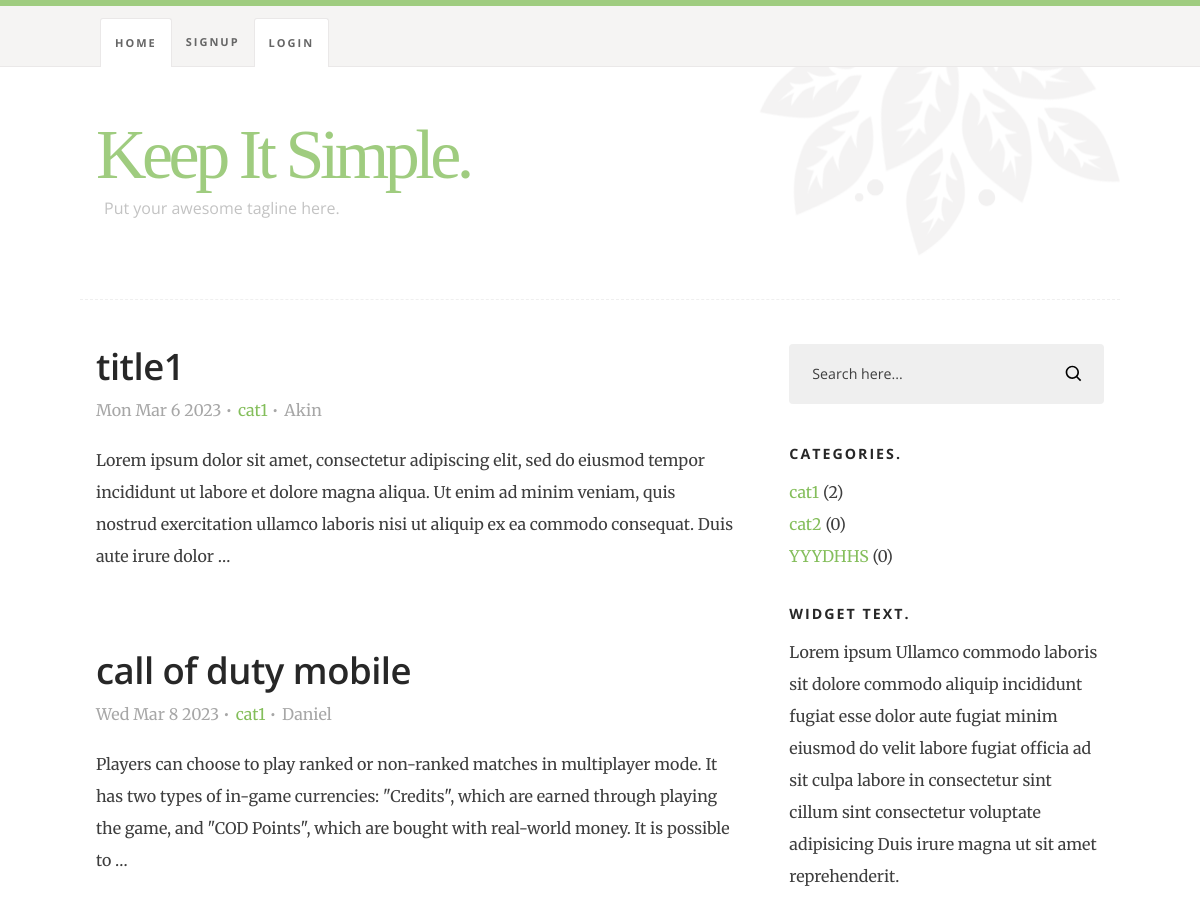
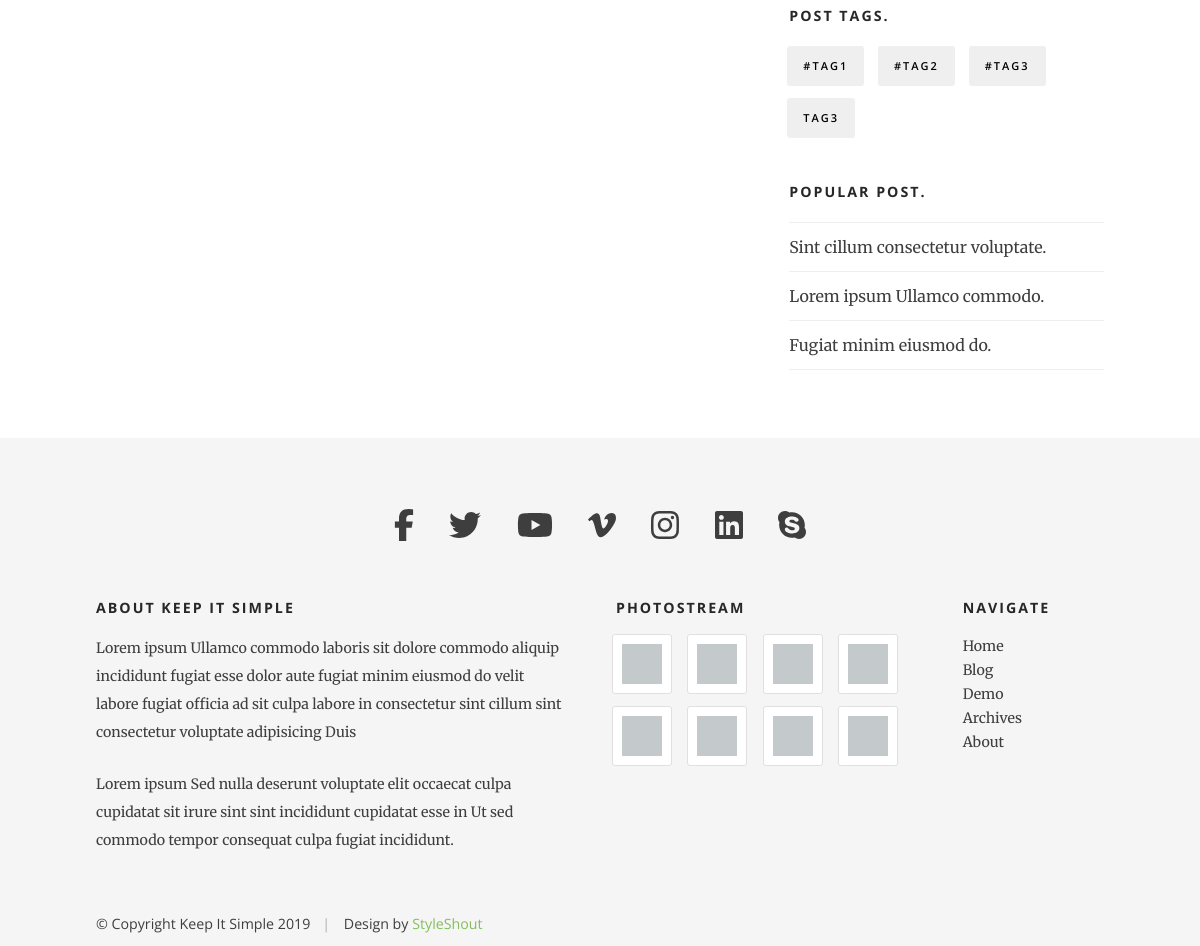
The page / on the database its author committed (2 pictures, top to bottom).
### my_app/models.py (models this page shows, shortened)
class Post(models.Model):
    title=models.CharField(max_length=100)
    article=models.TextField()
    create_at=models.DateField(auto_now_add=True)
    Category=models.ForeignKey(Category, on_delete=models.CASCADE)
    tags=models.ManyToManyField(Tag)
    author=models.ForeignKey(Author, on_delete=models.CASCADE)

class  Category(models.Model):
    name =models.CharField(max_length=100)

class Author(models.Model):
    name=models.CharField(max_length=100)

class Tag(models.Model):
    name=models.CharField(max_length=255)

### my_app/views.py (the view)
# urls.py: path('', home_view , name = 'home'),
def home_view(request):
    posts = Post.objects.all()
    Cat= Category.objects.all()
    tag = Tag.objects.all()
    context = {
        "post_objects":posts,
        "categories" :Cat,
        "tags" : tag
    }
    return render(request , "mainapp/index.html" , context)

### templates/mainapp/index.html (shortened to what this page needs)
{% extends "base.html" %}
{% load static %}
    {% block first %}
    <div id="main" class="s-content__main large-8 column">
        {% for posts in post_objects.all %}
            <article class="entry">
                <header class="entry__header">
                    <h2 class="entry__title h1">
                        <a href="{% url 'detail' posts.id %}" title="">{{posts.title}}</a>
                    </h2>
                    <div class="entry__meta">
                        <ul>
                            <li>{{posts.create_at|date:"D M j Y"}}</li>
                            <li><a href="#" title="" rel="category tag">{{posts.Category.name}}</a></li>
                            <li>{{posts.author.name}}</li>
                        </ul>
                    </div>
                </header>
                <div class="entry__content">
                    <p>
                    {{posts.article|truncatewords:40}}
                    </p>
                </div>
            </article>
        {% endfor %}
    </div>
    {% endblock first %}
    {%  block second %}
    <div id="sidebar" class="s-content__sidebar large-4 column">
       <div class="widget widget--search">
          <form action="#">
             <input type="text" value="Search here..." onblur="if(this.value == '') { this.value = 'Search here...'; }" onfocus="if (this.value == 'Search here...') { this.value = ''; }" class="text-search">
             <input type="submit" value="" class="submit-search">
          </form>
       </div>
       <div class="widget widget--categories">
           <h3 class="h6">Categories.</h3>
           <ul>
            {%for categ in categories%}
                <li><a href="#0" title="">{{categ.name}}</a> ({{categ.post_set.count}})</li>
            {% endfor %}
            </ul>
        </div>
        <div class="widget widget_text group">
            <h3 class="h6">Widget Text.</h3>
            <p>
            Lorem ipsum Ullamco commodo laboris sit dolore commodo aliquip incididunt fugiat esse dolor
            aute fugiat minim eiusmod do velit labore fugiat officia ad sit culpa labore in consectetur
            sint cillum sint consectetur voluptate adipisicing Duis irure magna ut sit amet reprehenderit.
            </p>
        </div>
        <div class="widget widget_tags">
            <h3 class="h6">Post Tags.</h3>
            <div class="tagcloud group">
                {% for tag in tags%}
                <a href="#0">{{tag.name}}</a>
                {% endfor %}
            </div>
        </div>
        <div class="widget widget_popular">
            <h3 class="h6">Popular Post.</h3>
            <ul class="link-list">
                <li><a href="#">Sint cillum consectetur voluptate.</a></li>
                <li><a href="#">Lorem ipsum Ullamco commodo.</a></li>
                <li><a href="#">Fugiat minim eiusmod do.</a></li>
            </ul>
        </div>
    </div>
    {% endblock second%}

### static/css/base.css (style rules this page uses)
html { line-height: 1.15; -webkit-text-size-adjust: 100%; }
body { margin: 0; }
a { background-color: transparent; }
button, input, optgroup, select, textarea { font-family: inherit; font-size: 100%; line-height: 1.15; margin: 0; }
button, input { overflow: visible; }
button, [type="button"], [type="reset"], [type="submit"] { -webkit-appearance: button; }
html { font-size: 62.5%; -webkit-box-sizing: border-box; box-sizing: border-box; }
*, *::before, *::after { -webkit-box-sizing: inherit; box-sizing: inherit; }
body { font-weight: normal; line-height: 1; word-wrap: break-word; -moz-font-smoothing: grayscale; -moz-osx-font-smoothing: grayscale; -webkit-font-smoothing: antialiased; -webkit-overflow-scrolling: touch; -webkit-text-size-adjust: none; }
div, dl, dt, dd, ul, ol, li, h1, h2, h3, h4, h5, h6, pre, form, p, blockquote, th, td { margin: 0; padding: 0; }
p { font-size: inherit; text-rendering: optimizeLegibility; }
ol, ul { list-style: none; }
li { display: block; }
a { text-decoration: none; line-height: inherit; }
input[type="email"], input[type="number"], input[type="search"], input[type="text"], input[type="tel"], input[type="url"], input[type="password"], textarea { -webkit-appearance: none; -moz-appearance: none; appearance: none; }
.column { -ms-flex: 1 1 0%; -webkit-box-flex: 1; flex: 1 1 0%; padding: 0 20px; }
.large-4 { -ms-flex: 0 0 33.33333%; -webkit-box-flex: 0; flex: 0 0 33.33333%; max-width: 33.33333%; }
.large-8 { -ms-flex: 0 0 66.66667%; -webkit-box-flex: 0; flex: 0 0 66.66667%; max-width: 66.66667%; }
@media screen and (max-width:1200px) { .column { padding: 0 16px; } }

### rows shown on the page
Post: title "title1", create_at "Mon Mar 6 2023", Category.name "cat1", author.name "Akin", article "Lorem ipsum dolor sit amet, consectetur adipiscing elit, sed do eiusmod tempor incididunt ut labore et dolore magna aliqua. Ut enim ad minim veniam, quis nostrud exercitation ullamco laboris nisi ut aliquip ex ea commodo consequat. Duis aute irure dolor …"
Post: title "call of duty mobile", create_at "Wed Mar 8 2023", Category.name "cat1", author.name "Daniel", article "Players can choose to play ranked or non-ranked matches in multiplayer mode. It has two types of in-game currencies: \"Credits\", which are earned through playing the game, and \"COD Points\", which are bought with real-world money. It is possible to …"
Category: name "cat1", post_set.count "2"
Category: name "cat2", post_set.count "0"
Category: name "YYYDHHS", post_set.count "0"
Tag: name "#TAG1"
Tag: name "#TAG2"
Tag: name "#TAG3"
Tag: name "TAG3"
